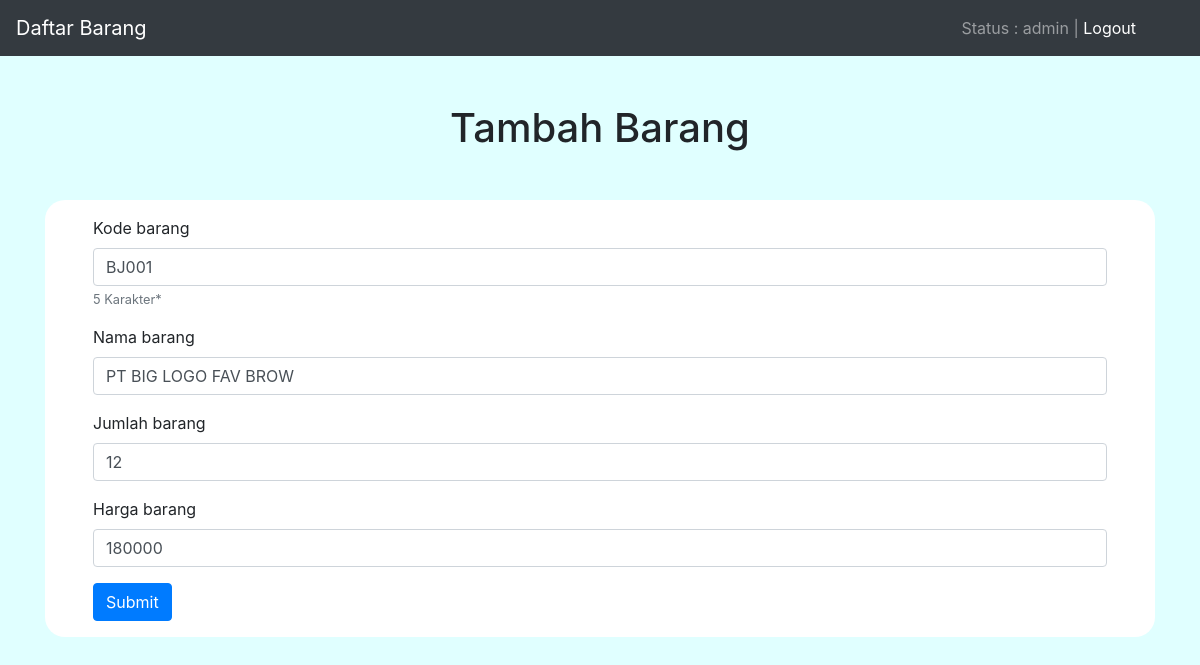
The app's page /homepage/ubah.php?kode=BJ001 (signed in) with its own data.
### tables this page shows
CREATE TABLE `barang` (
  `barang_kode` varchar(5) NOT NULL,
  `barang_nama` varchar(50) NOT NULL,
  `barang_jumlah` int(10) NOT NULL,
  `barang_harga` int(10) NOT NULL
);

### homepage/functions.php (called while the page is built, shortened)
<?php
$db = mysqli_connect("localhost", "root", "", "crudsession");
function query ($query){
	global $db;
	$result = mysqli_query( $db, $query );
	$rows = [];
	while ($row=mysqli_fetch_assoc($result)) {
		$rows[] = $row;
	}
	return $rows;
}
 ?>

### homepage/ubah.php (the view, shortened to what this page needs)
<?php
require 'functions.php';
$kode = $_GET["kode"];
$barang = query("SELECT * FROM barang WHERE barang_kode = '$kode'")[0];
 ?>
<!doctype html>
<html lang="en">
<head>
    <link rel="stylesheet" href="https://maxcdn.bootstrapcdn.com/bootstrap/4.0.0/css/bootstrap.min.css"
>
</head>
<body>
    <nav class="navbar navbar-expand-lg navbar-dark bg-dark">
    <a class="navbar-brand" href="index.php">Daftar Barang</a>
      <div class="collapse navbar-collapse" id="navbarText">
        <span class="navbar-text pr-5">
          Status : <?php echo $_SESSION['user_level']; ?> | <a href="logout.php">Logout</a>
        </span>
      </div>
    </nav>
    <h1 class="mt-5 mb-5 text-center">Tambah Barang</h1>
    <div class="container">
        <div class="row">
            <div class="col-md-12">
                <div class="pr-5 pl-5 pt-3 pb-3 table100">
                    <form action="" method="post">
                      <div class="form-group">
                        <label for="kode">Kode barang</label>
                        <input type="text" class="form-control" id="kode" name="kode" placeholder="Masukkan kode barang" required minlength="5" maxlength="5" value="<?php echo $barang['barang_kode'] ?>">
                        <small id="emailHelp" class="form-text text-muted" style="color: red">5 Karakter*</small>
                      </div>
                      <div class="form-group">
                        <label for="nama">Nama barang</label>
                        <input type="text" class="form-control" id="nama" name="nama" placeholder="Masukkan nama barang" required minlength="3" maxlength="20" value="<?php echo $barang['barang_nama'] ?>">
                      </div>
                      <div class="form-group">
                        <label for="jumlah">Jumlah barang</label>
                        <input type="number" class="form-control" id="jumlah" name="jumlah" placeholder="Masukkan jumlah barang" required value="<?php echo $barang['barang_jumlah'] ?>">
                      </div>
                      <div class="form-group">
                        <label for="harga">Harga barang</label>
                        <input type="number" class="form-control" id="harga" name="harga" placeholder="Masukkan harga barang" required value="<?php echo $barang['barang_harga'] ?>">
                      </div>
                      <button type="submit" class="btn btn-primary" name="submit">Submit</button>
                    </form>
                </div>
            </div>
        </div>
    </div>
</body>
</html>

### homepage/ubah.php (style rules this page uses)
body { background-color: #E0FFFF; }
.table100 { background-color: white; border-radius: 20px; }

### records on screen
barang: kode "BJ001", nama "PT BIG LOGO FAV BROW", jumlah "12", harga "180000"

### other values on screen
$_SESSION['user_level'] "admin"
